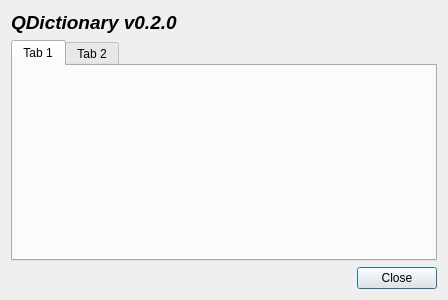
<ui version="4.0" >
 <class>AboutDialog</class>
 <widget class="QDialog" name="AboutDialog" >
  <property name="geometry" >
   <rect>
    <x>0</x>
    <y>0</y>
    <width>448</width>
    <height>300</height>
   </rect>
  </property>
  <property name="windowTitle" >
   <string>About QDictionary</string>
  </property>
  <layout class="QVBoxLayout" >
   <item>
    <widget class="QLabel" name="label" >
     <property name="text" >
      <string>&lt;html>&lt;head>&lt;meta name="qrichtext" content="1" />&lt;style type="text/css">
p, li { white-space: pre-wrap; }
&lt;/style>&lt;/head>&lt;body style=" font-family:'Sans Serif'; font-size:9pt; font-weight:400; font-style:normal;">
&lt;p style=" margin-top:0px; margin-bottom:0px; margin-left:0px; margin-right:0px; -qt-block-indent:0; text-indent:0px;">&lt;span style=" font-size:14pt; font-weight:600; font-style:italic;">QDictionary v0.2.0&lt;/span>&lt;/p>&lt;/body>&lt;/html></string>
     </property>
    </widget>
   </item>
   <item>
    <widget class="QTabWidget" name="tabWidget" >
     <property name="currentIndex" >
      <number>0</number>
     </property>
     <widget class="QWidget" name="tab" >
      <attribute name="title" >
       <string>Tab 1</string>
      </attribute>
     </widget>
     <widget class="QWidget" name="tab_2" >
      <attribute name="title" >
       <string>Tab 2</string>
      </attribute>
     </widget>
    </widget>
   </item>
   <item>
    <layout class="QHBoxLayout" >
     <item>
      <spacer>
       <property name="orientation" >
        <enum>Qt::Horizontal</enum>
       </property>
       <property name="sizeHint" >
        <size>
         <width>40</width>
         <height>20</height>
        </size>
       </property>
      </spacer>
     </item>
     <item>
      <widget class="QPushButton" name="closeButton" >
       <property name="text" >
        <string>Close</string>
       </property>
      </widget>
     </item>
    </layout>
   </item>
  </layout>
 </widget>
 <resources/>
 <connections>
  <connection>
   <sender>closeButton</sender>
   <signal>clicked()</signal>
   <receiver>AboutDialog</receiver>
   <slot>accept()</slot>
   <hints>
    <hint type="sourcelabel" >
     <x>400</x>
     <y>276</y>
    </hint>
    <hint type="destinationlabel" >
     <x>223</x>
     <y>149</y>
    </hint>
   </hints>
  </connection>
 </connections>
</ui>
